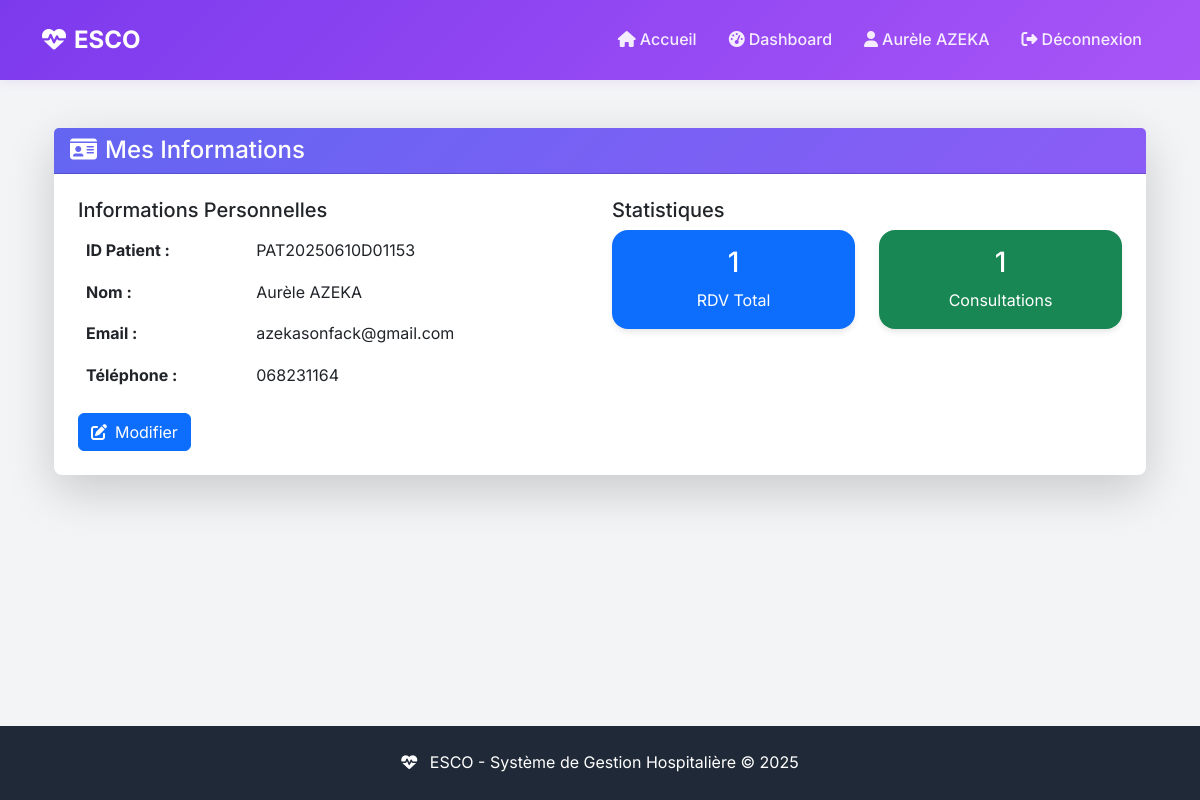
Page /mes-infos/ (signed in) on the committed database.
### main/models.py (models this page shows, shortened)
class CustomUser(AbstractUser):
    ROLES = [
        ('patient', 'Patient'),
        ('docteur', 'Médecin'),
        ('infirmier', 'Infirmier'),
        ('secretaire', 'Secrétaire'),
        ('administrateur', 'Administrateur'),
    ]
    user_id = models.CharField(max_length=20, unique=True, blank=True, null=True)
    role = models.CharField(max_length=20, choices=ROLES, default='patient')
    telephone = models.CharField(max_length=15, blank=True, null=True)
    adresse = models.TextField(blank=True, null=True)
    date_naissance = models.DateField(blank=True, null=True)
    specialite = models.CharField(max_length=100, blank=True, null=True)
    numero_licence = models.CharField(max_length=50, blank=True, null=True)

### main/views.py (the view)
        def _wrapped_view(request, *args, **kwargs):
            if not request.user.is_authenticated:
                return redirect('login')
            if request.user.role not in allowed_roles:
                raise PermissionDenied("Vous n'avez pas les permissions pour accéder à cette page.")
            return view_func(request, *args, **kwargs)

### main/views.py (called while the page is built)
def role_required(allowed_roles):
    def decorator(view_func):
        def _wrapped_view(request, *args, **kwargs):
            if not request.user.is_authenticated:
                return redirect('login')
            if request.user.role not in allowed_roles:
                raise PermissionDenied("Vous n'avez pas les permissions pour accéder à cette page.")
            return view_func(request, *args, **kwargs)
        return _wrapped_view
    return decorator

### main/templates/mes_infos.html (shortened to what this page needs)
{% extends 'base.html' %}
{% block content %}
<div class="container-fluid py-4">
    <div class="row">
        <div class="col-12">
            <div class="card shadow-lg border-0 rounded-3">
                <div class="card-header text-white" style="background: linear-gradient(135deg, #6366f1 0%, #8b5cf6 100%);">
                    <h4 class="mb-0">
                        <i class="fas fa-id-card me-2"></i>Mes Informations
                    </h4>
                </div>
                <div class="card-body p-4">
                    <div class="row">
                        <div class="col-md-6">
                            <h5>Informations Personnelles</h5>
                            <table class="table table-borderless">
                                <tr>
                                    <td><strong>ID Patient :</strong></td>
                                    <td>{{ user.user_id }}</td>
                                </tr>
                                <tr>
                                    <td><strong>Nom :</strong></td>
                                    <td>{{ user.get_full_name|default:user.username }}</td>
                                </tr>
                                <tr>
                                    <td><strong>Email :</strong></td>
                                    <td>{{ user.email }}</td>
                                </tr>
                                <tr>
                                    <td><strong>Téléphone :</strong></td>
                                    <td>{{ user.telephone|default:"Non renseigné" }}</td>
                                </tr>
                            </table>
                            <a href="{% url 'modifier_profil' %}" class="btn btn-primary">
                                <i class="fas fa-edit me-2"></i>Modifier
                            </a>
                        </div>
                        <div class="col-md-6">
                            <h5>Statistiques</h5>
                            <div class="row text-center">
                                <div class="col-6 mb-3">
                                    <div class="card bg-primary text-white">
                                        <div class="card-body">
                                            <h3>{{ stats.rdv_total }}</h3>
                                            <p class="mb-0">RDV Total</p>
                                        </div>
                                    </div>
                                </div>
                                <div class="col-6 mb-3">
                                    <div class="card bg-success text-white">
                                        <div class="card-body">
                                            <h3>{{ stats.consultations_total }}</h3>
                                            <p class="mb-0">Consultations</p>
                                        </div>
                                    </div>
                                </div>
                            </div>
                        </div>
                    </div>
                </div>
            </div>
        </div>
    </div>
</div>
{% endblock %}

### main/templates/base.html (shortened to what this page needs)
<!DOCTYPE html>
<html lang="fr">
<head>
    <link href="https://cdn.jsdelivr.net/npm/bootstrap@5.3.0/dist/css/bootstrap.min.css" rel="stylesheet">
    <link rel="stylesheet" href="https://cdnjs.cloudflare.com/ajax/libs/font-awesome/6.4.0/css/all.min.css">
</head>
<body>
    <nav class="navbar navbar-expand-lg navbar-custom">
        <div class="container">
            <a class="navbar-brand" href="/">
                <i class="fas fa-heartbeat me-2"></i>ESCO
            </a>
            <div class="collapse navbar-collapse" id="navbarNav">
                <ul class="navbar-nav ms-auto">
                    {% if user.is_authenticated %}
                        <li class="nav-item">
                            <a class="nav-link" href="/">
                                <i class="fas fa-home me-1"></i>Accueil
                            </a>
                        </li>
                        <li class="nav-item">
                            <a class="nav-link" href="/dashboard/">
                                <i class="fas fa-tachometer-alt me-1"></i>Dashboard
                            </a>
                        </li>
                        <li class="nav-item">
                            <span class="nav-link">
                                <i class="fas fa-user me-1"></i>{{ user.get_full_name|default:user.username }}
                            </span>
                        </li>
                        <li class="nav-item">
                            <a class="nav-link" href="/logout/">
                                <i class="fas fa-sign-out-alt me-1"></i>Déconnexion
                            </a>
                        </li>
                    {% endif %}
                </ul>
            </div>
        </div>
    </nav>
    <main class="container my-4">
        {% block content %}
        {% endblock %}
    </main>
    <footer class="mt-5 py-4" style="background-color: var(--text-dark); color: var(--white);">
        <div class="container text-center">
            <p class="mb-0">
                <i class="fas fa-heartbeat me-2"></i>
                ESCO - Système de Gestion Hospitalière &copy; 2025
            </p>
        </div>
    </footer>
</body>
</html>

### main/templates/base.html (style rules this page uses)
:root { --primary-purple: #7c3aed; --secondary-purple: #a855f7; --light-purple: #f3f4f6; --white: #ffffff; --text-dark: #1f2937; --text-light: #6b7280; }
body { font-family: 'Inter', sans-serif; background-color: var(--light-purple); color: var(--text-dark); line-height: 1.6; min-height: 100vh; display: flex; flex-direction: column; }
main { flex: 1; }
.navbar-custom { background: linear-gradient(135deg, var(--primary-purple) 0%, var(--secondary-purple) 100%); box-shadow: 0 2px 10px rgba(124, 58, 237, 0.1); padding: 1rem 0; }
.navbar-brand { color: var(--white) !important; font-weight: 700; font-size: 1.5rem; }
.navbar-nav .nav-link { color: rgba(255, 255, 255, 0.9) !important; font-weight: 500; padding: 0.5rem 1rem !important; border-radius: 8px; transition: all 0.3s ease; }
.card { border: none; border-radius: 16px; box-shadow: 0 4px 6px -1px rgba(0, 0, 0, 0.1); background: var(--white); transition: all 0.3s ease; }

### rows in the picture
CustomUser: get_full_name "Aurèle AZEKA", user_id "PAT20250610D01153", email "azekasonfack@gmail.com", telephone "068231164"

### other values in the picture
{{ stats.rdv_total }} "1"
{{ stats.consultations_total }} "1"
